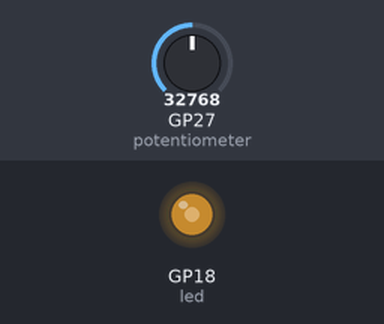
Simulated run of this program. Board: Raspberry Pi Pico running MicroPython. Shown: output pins drawn as LEDs (lit = HIGH). The inputs (shaded band) are chosen by the test bench; at power-on: GP27 (potentiometer) = 32768 (analog values on the 0–65535 scale). What the program prints to the serial console is not drawn.

Above: at 1.2 s.
1.3 s: GP27 (potentiometer) set to 45874
At 2.1 s:
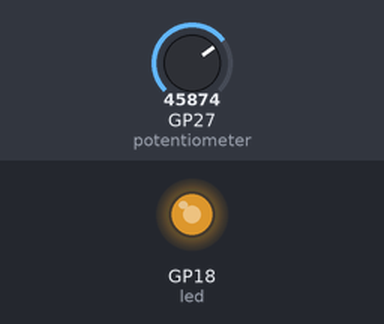
2.8 s: GP27 (potentiometer) set to 57670
At 3.2 s:
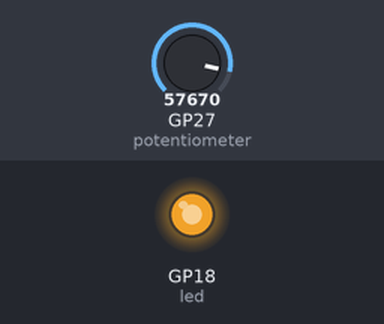
4.3 s: GP27 (potentiometer) set to 7864
At 5.5 s:
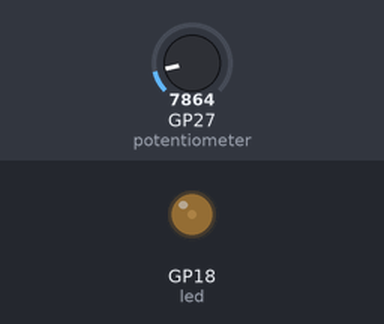
5.8 s: GP27 (potentiometer) set to 0
At 6.7 s:
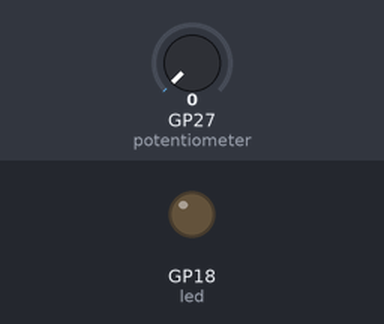
Timing chart, 0 to 8.3 s (numbered marks = the images above; inputs shaded):
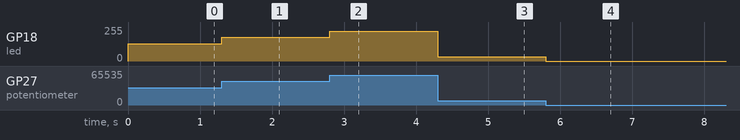

Measured:
- after the input at 1.3 s, GP18 (led): 128/255 → 178/255 at once
- after the input at 2.8 s, GP18 (led): 178/255 → 224/255 at once
- after the input at 4.3 s, GP18 (led): 224/255 → 31/255 at once
- after the input at 5.8 s, GP18 (led): 31/255 → 0/255 at once

The program:

code.py
```python
##Little bit of code that allows you to fade the lights with the analogue knob. Will need to amend a bit in the future to include all LED's
from machine import ADC, Pin, PWM
import time

potentiometer = ADC(Pin(27))

led = PWM(Pin(18))

led.freq(1000)

reading = 0

while True:

    reading = potentiometer.read_u16()

    print(reading)

    led.duty_u16(reading)

    time.sleep(0.001)
```
